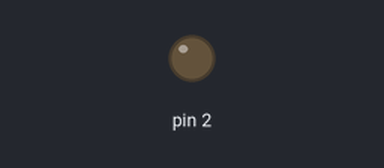
Recording of a sketch running on a simulated Arduino Uno, built with avr-gcc and run on an emulated ATmega328P. On the bench: output pins drawn as LEDs (lit = HIGH).

Above: at 0.2 s.
At 3.1 s:
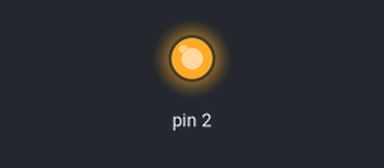
Timing chart, 0 to 5.5 s (numbered marks = the images above):
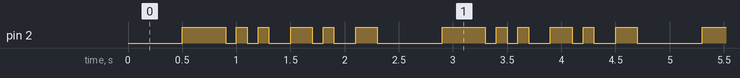

The sketch:

own_tx.ino
```cpp
void setup() {
pinMode(2,OUTPUT);
digitalWrite(2,HIGH);
}
void loop() {
  byte input='H';
  int i;
  digitalWrite(2, LOW);
  delay(500);
  digitalWrite(2, HIGH);
  delay(300);
  for(i=0; i<8; i++){
  if(bitRead(input,i)==1)
  digitalWrite(2, LOW);
  else
  digitalWrite(2, HIGH);
  delay(100);
  if(bitRead(input,i)==1)
  digitalWrite(2, HIGH);
  else
  digitalWrite(2, LOW);
  delay(100); }
  digitalWrite(2,HIGH);
}
```

Measured:
- by itself, pin 2: repeats every 2.4 s: 2 × (LOW 0.10 s, HIGH 0.10 s), LOW 0.20 s, HIGH 0.20 s, LOW 0.10 s, HIGH 0.10 s, LOW 0.20 s, HIGH 0.20 s, LOW 0.60 s, HIGH 0.40 s
- by itself, everything shown: repeats every 2.4 s, in 12 steps
